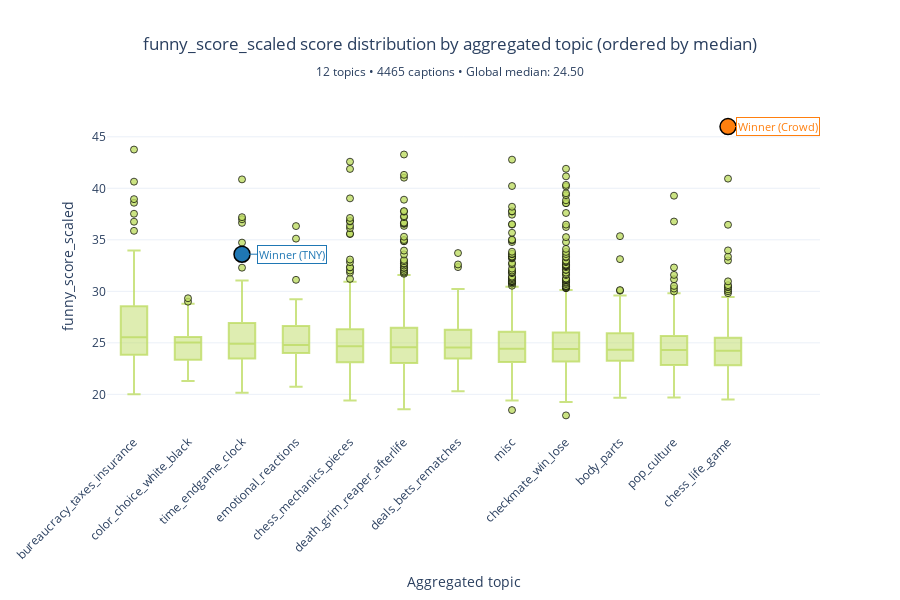

Notebook cell for this chart:
### Code cell
clusterer.plot_topic_scores2_with_winners(data_m, df_scores,
                                caption_crowd="What do you mean I don’t have time for another game?",
                                caption_tny="I thought you'd be better at the endgame.",
                                save=r"_Other\cycy_analysis\saved_plots\boxplot_topics_with_winners_289.html")

### Figure 1 — Plotly figure (JSON) as saved in the notebook; plotly's stock layout.template omitted (floating-point values rounded to 4 significant figures; data arrays with more than 128 entries replaced by an {"elided": "..."} marker saying what was removed)
{"data": [{"alignmentgroup": "True", "boxpoints": "outliers", "customdata": {"elided": "4465x1 str values"}, "hovertemplate": "aggregated_topic=%{x}<br>funny_score_scaled=%{y}<br>caption=%{customdata[0]}<extra></extra>", "legendgroup": "", "marker": {"color": "rgba(190, 220, 100, 0.8)", "line": {"color": "rgba(0,0,0,0.7)", "width": 1}, "size": 7}, "name": "", "notched": false, "offsetgroup": "", "orientation": "v", "showlegend": false, "type": "box", "x": {"elided": "4465 str values"}, "x0": " ", "xaxis": "x", "y": {"elided": "4465 float values"}, "y0": " ", "yaxis": "y"}, {"hovertemplate": "<b>'I thought you'd be better at the endgame.'</b><br>%{x}<br>", "marker": {"color": "#1f77b4", "line": {"color": "black", "width": 1.5}, "size": 16, "symbol": "circle"}, "mode": "markers", "showlegend": false, "type": "scatter", "x": ["time_endgame_clock"], "y": [33.6]}, {"hovertemplate": "<b>'What do you mean I don’t have time for another game?'</b><br>%{x}<br>", "marker": {"color": "#ff7f0e", "line": {"color": "black", "width": 1.5}, "size": 16, "symbol": "circle"}, "mode": "markers", "showlegend": false, "type": "scatter", "x": ["chess_life_game"], "y": [45.99]}], "layout": {"annotations": [{"arrowcolor": "#1f77b4", "arrowhead": 2, "ax": 50, "ay": 0, "bgcolor": "rgba(255,255,255,0.9)", "bordercolor": "#1f77b4", "borderwidth": 1, "font": {"color": "#1f77b4", "size": 11}, "showarrow": true, "text": "Winner (TNY)", "x": "time_endgame_clock", "y": 33.6}, {"arrowcolor": "#ff7f0e", "arrowhead": 2, "ax": 50, "ay": 0, "bgcolor": "rgba(255,255,255,0.9)", "bordercolor": "#ff7f0e", "borderwidth": 1, "font": {"color": "#ff7f0e", "size": 11}, "showarrow": true, "text": "Winner (Crowd)", "x": "chess_life_game", "y": 45.99}], "boxmode": "group", "height": 600, "hovermode": "closest", "legend": {"tracegroupgap": 0}, "showlegend": false, "title": {"text": "funny_score_scaled score distribution by aggregated topic (ordered by median)<br><sub>12 topics • 4465 captions • Global median: 24.50</sub>", "x": 0.5}, "xaxis": {"anchor": "y", "categoryarray": ["bureaucracy_taxes_insurance", "color_choice_white_black", "time_endgame_clock", "emotional_reactions", "chess_mechanics_pieces", "death_grim_reaper_afterlife", "deals_bets_rematches", "misc", "checkmate_win_lose", "body_parts", "pop_culture", "chess_life_game"], "categoryorder": "array", "domain": [0, 1], "tickangle": -45, "title": {"text": "Aggregated topic"}}, "yaxis": {"anchor": "x", "domain": [0, 1], "title": {"text": "funny_score_scaled"}}}}
